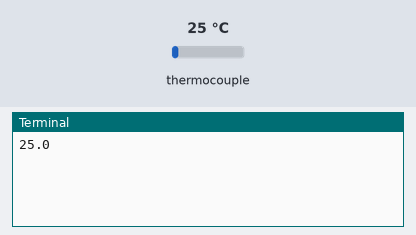
A program run on a simulated Raspberry Pi (BCM pin numbers). Parts: the last lines printed to the terminal. The test bench sets the inputs (shaded band); at power-on: thermocouple 25 °C.

Above: at 1.2 s.
1.3 s: thermocouple set to 6 °C
At 1.9 s:
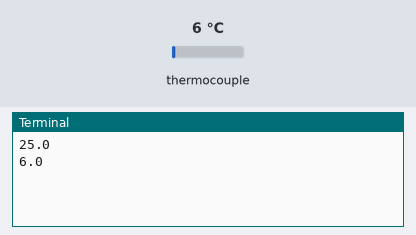
3.0 s: thermocouple set to 75 °C
At 5.0 s:
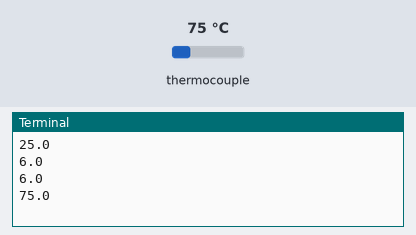
Timing chart, 0 to 6.5 s (numbered marks = the images above; inputs shaded):
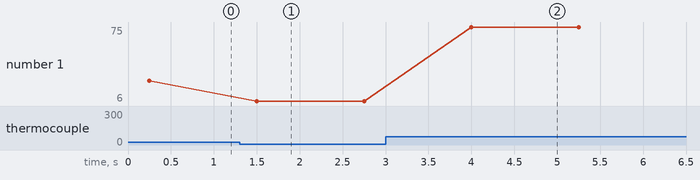

Measured:
- after the input at 1.3 s, the terminal: prints a new line after 0.20 s (image 1)
- after the input at 3.0 s, the terminal: prints a new line after 1.0 s (image 2)
- plotted number 1: 25 → 6 after the input at 1.3 s, 6 → 75 after the input at 3.0 s

The program:

k_type_temp.py
```python
import time
import RPi.GPIO as GPIO

import max6675

# set the pin for communicate with MAX6675
cs = 25
sck = 24
so = 23

# max6675.set_pin(CS, SCK, SO, unit)   [unit : 0 - raw, 1 - Celsius, 2 - Fahrenheit]
max6675.set_pin(cs, sck, so, 1)

# class k_type_temp(object):
def read_temp():
    return max6675.read_temp(cs)

if __name__ == "__main__":
        while(1):
            print(read_temp())
            time.sleep(1)
```
